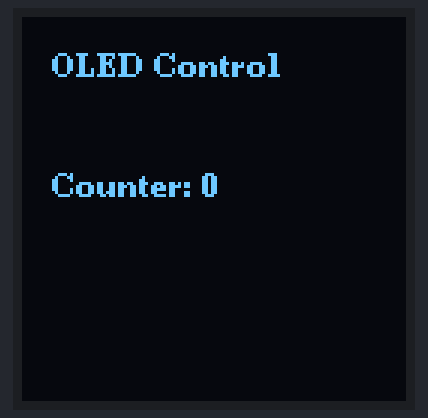
This sketch was run on a simulated ESP32. On the bench: 128×128 one-colour display.

Above: at 0.1 s.

The sketch:

12_OLED_control.ino
```cpp
#include <Wire.h>       //library to handle I2C communication
#include <U8g2lib.h>    //U8g2 graphics library supports OLED and LCD display's
int counter =0;
/* For SH1107 128x128 OLED via I2C on ESP32
   this crates u8g2 object to work with SH1107 OLED
   U8G2_SH1107_128X128_1_SW_I2C u8g2(rotation, clock pin, Data pin, Reset pin)
   _1_, _2_ refer to Page buffer mode, _F_ refer to Full buffer mode
   U8G2_SH1107_128X128_1_SW_I2C u8g2(U8G2_R0, 22,  21, U8X8_PIN_NONE);
   If i use SW interaction that makes delay to display text */
U8G2_SH1107_128X128_F_HW_I2C u8g2(U8G2_R0, U8X8_PIN_NONE);  //HW interaction is more faster

void setup() {
  Serial.begin(115200);
  u8g2.begin();   //Initialization for OLED
  //u8g2_font_6x10_tr --> Font lists(https://github.com/olikraus/u8g2/wiki/fntlistall)
  u8g2.setFont(u8g2_font_ncenB08_tr);
  //u8g2.setFontMode(1);
  u8g2.clearBuffer();
  //u8g2.setCursor(0,16);
  // u8g2.print("OLED Control");
  // u8g2.sendBuffer();  //this will push the print msg to OLED
}

void loop() {
  /*Used in Page buffer mode where memory contraints matters*/
  // u8g2.firstPage();
  // do {
  //   u8g2.drawStr(10, 30, "Hello, OLED!");
  //   u8g2.drawStr(10, 50, "128x128 Display");
  // } while (u8g2.nextPage());
  u8g2.clearBuffer();               // Clear internal memory
  u8g2.setCursor(10, 20);
  u8g2.print("OLED Control");

  u8g2.setCursor(10, 60);           // Counter line
  u8g2.print("Counter: ");
  u8g2.print(counter);

  u8g2.sendBuffer();                // Push to screen

  counter = (counter + 1) % 10;     // 0 to 9 cycling
  delay(1000);                      // Update every second

}
```
